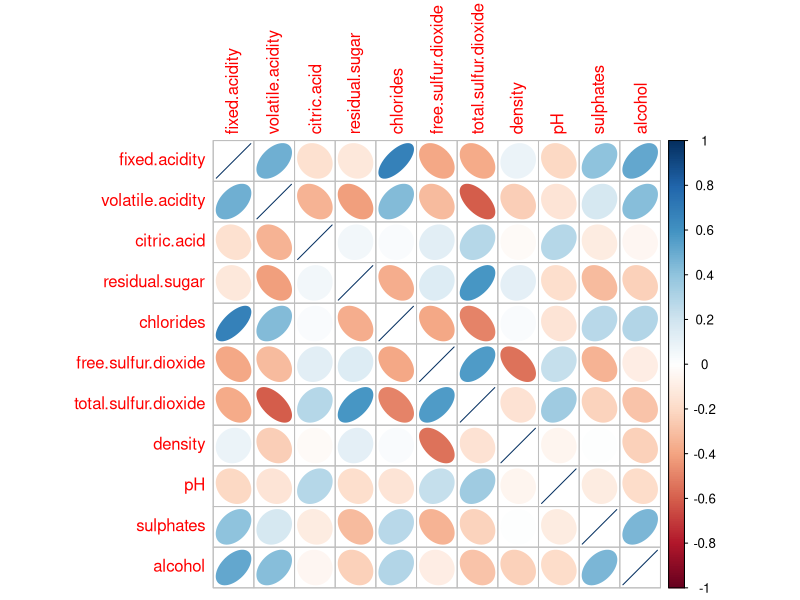
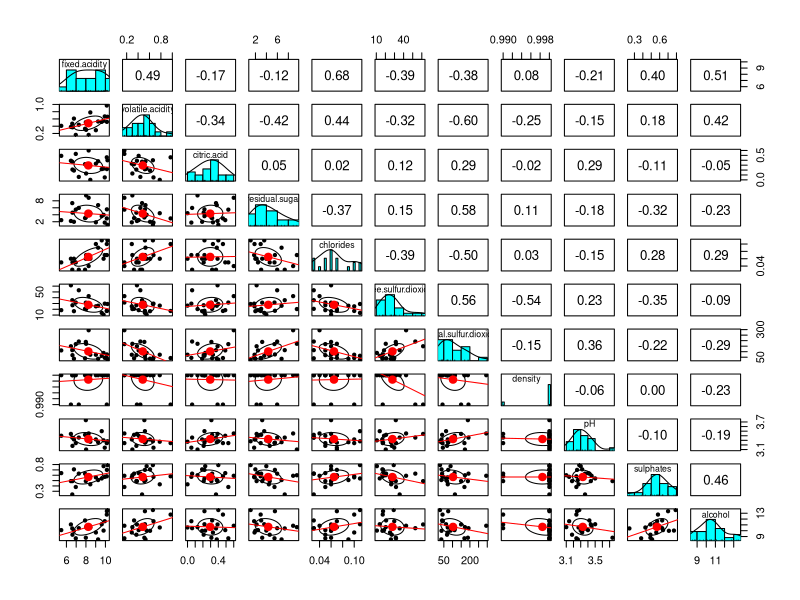
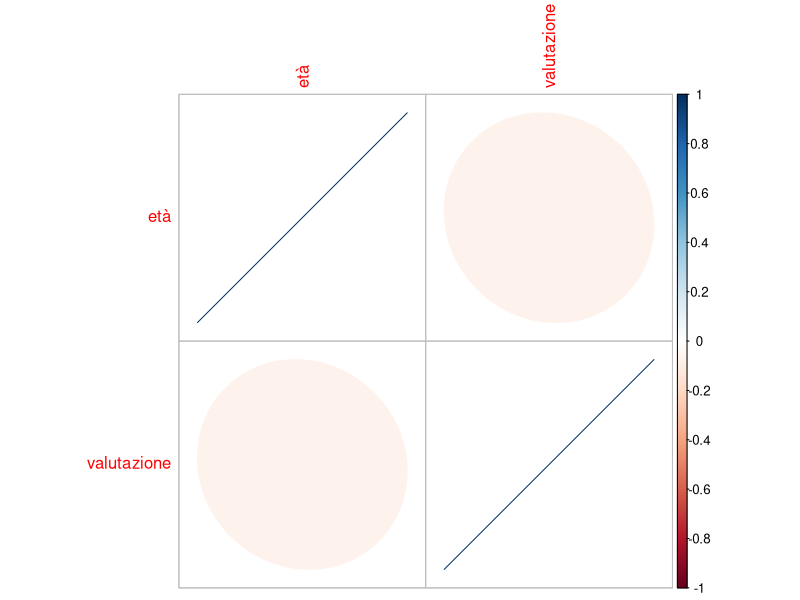
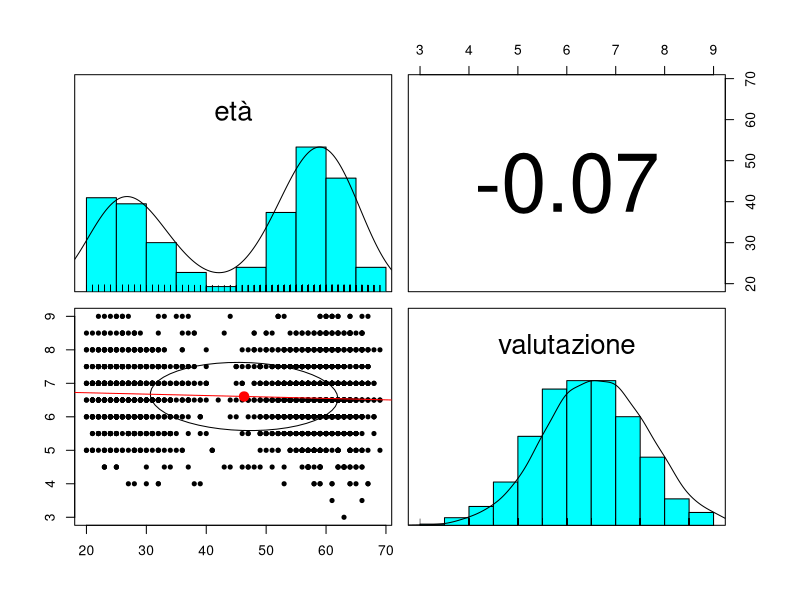
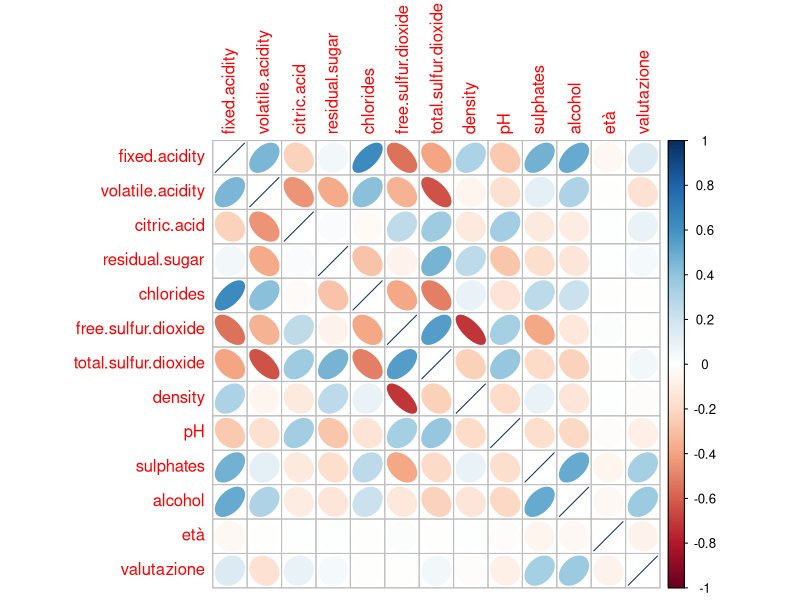
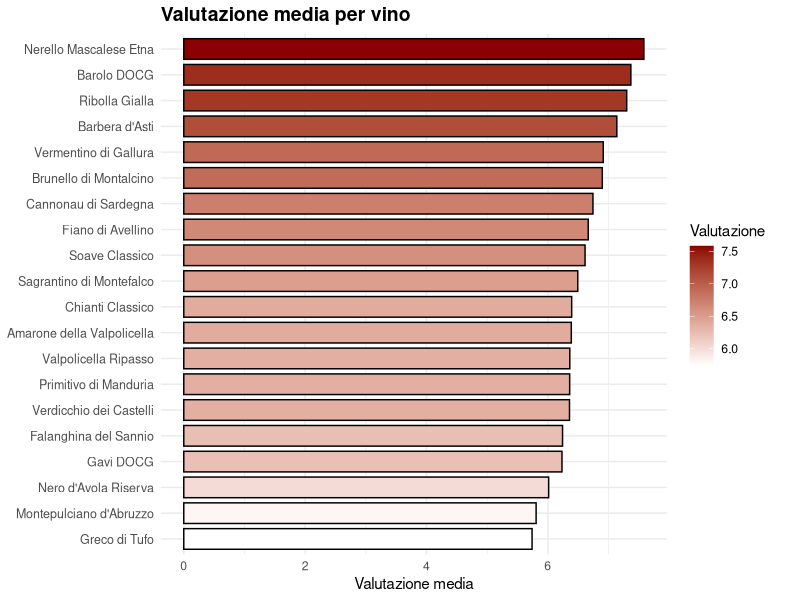
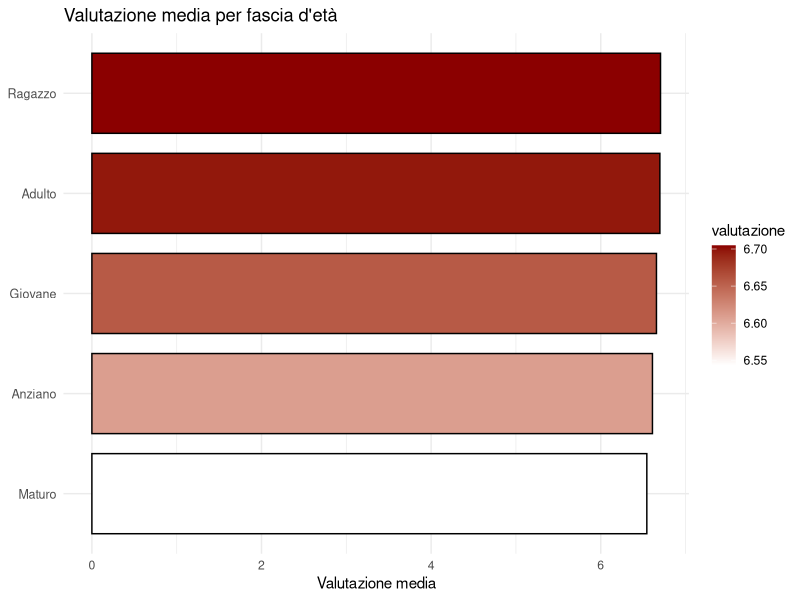

Write R code to recreate these figures, in order. (Note: this script raises an error after producing the figures.)
## ---- chunk 1
knitr::opts_chunk$set(echo = TRUE)
library(psych)
library(corrplot)
library(dplyr)
library(cluster)
library(skimr)
rm(list=ls())
## ---- chunk 2
vini <- read.csv("vini.csv")
vini$type <- as.factor(vini$type)
vini$wine_id <- as.character(vini$wine_id)

head(vini)
skim_without_charts(vini)
## ---- chunk 3
recensioni <- read.csv("recensioni.csv", row.names="review_id")

recensioni$nazionalità <- as.factor(recensioni$nazionalità)
recensioni$sesso <- as.factor(recensioni$sesso)
recensioni$wine_id <- as.character(recensioni$wine_id)


skim_without_charts(recensioni)
head(recensioni)
## ---- chunk 4

vini_quant <- vini[, 
                  c("fixed.acidity", "volatile.acidity", "citric.acid", "residual.sugar", "chlorides", 
                    "free.sulfur.dioxide", "total.sulfur.dioxide", "density", "pH", "sulphates",
                    "alcohol")
                  ]

## ---- chunk 5
summary(vini)
## ---- chunk 6
corrplot(cor(vini_quant), method="ellipse")
## ---- chunk 7
pairs.panels(vini_quant, lm=T)
## ---- chunk 8
recensioni_quant <- recensioni[, c("età", "valutazione")]
summary(recensioni)

corrplot(cor(recensioni_quant), method="ellipse")
pairs.panels(recensioni_quant, lm=T)
## ---- chunk 9
dataset <- full_join(vini, recensioni, by="wine_id")
colnames(dataset)
head(dataset)
## ---- chunk 10
summary(dataset)
dataset_quant <- dataset[ , c("fixed.acidity", "volatile.acidity", "citric.acid", "residual.sugar", "chlorides", "free.sulfur.dioxide", "total.sulfur.dioxide", "density", "pH", "sulphates", "alcohol", "età", "valutazione")]

corrplot(cor(dataset_quant), method="ellipse")
## ---- chunk 11
library(ggplot2)
library(dplyr)

media_vini <- dataset %>%
  group_by(id_vino) %>%
  summarise(valutazione = mean(valutazione, na.rm = TRUE)) %>%
  arrange(valutazione) %>%
  tail(20)

p <- ggplot(media_vini, aes(x = reorder(id_vino, valutazione), y = valutazione, fill = valutazione)) +
  geom_col(color = "black", width = 0.8) +
  coord_flip() +
  scale_fill_gradient(low = "white", high = "#8B0000", guide = guide_colorbar(title = "Valutazione")) +
  labs(title = "Valutazione media per vino",
       x = NULL,
       y = "Valutazione media") +
  theme_minimal() +
  theme(
    axis.text.y = element_text(size = 9),
    plot.title = element_text(size = 14, face = "bold"),
    legend.position = "right",
    plot.margin = margin(5, 20, 5, 5)
  )

print(p)

## ---- chunk 12
summary(dataset$età)

dataset$fascia_età <- cut(recensioni$età, 
     breaks = c(0, 26, 36, 51, 65, Inf), 
     labels = c("Ragazzo", "Giovane", "Adulto", "Maturo", "Anziano"),
     right = FALSE
 )


summary(dataset$fascia_età)
## ---- chunk 13

# --- 3) Riepilogo fasce età e grafico ---
media_eta <- dataset %>%
  group_by(fascia_età) %>%
  summarise(valutazione = mean(valutazione, na.rm = TRUE),
            sd = sd(valutazione, na.rm = TRUE),
            n = sum(!is.na(valutazione))) %>%
  arrange(valutazione)

print(media_eta)

media_eta <- media_eta %>% mutate(se = sd / sqrt(pmax(n,1)))
p_eta <- ggplot(media_eta, aes(x = reorder(fascia_età, valutazione), y = valutazione, fill = valutazione)) +
  geom_col(color = "black", width = 0.8) +
  geom_errorbar(aes(ymin = valutazione - se, ymax = valutazione + se), width = 0.2) +
  coord_flip() +
  scale_fill_gradient(low = "white", high = "#8B0000") +
  labs(title = "Valutazione media per fascia d'età", x = NULL, y = "Valutazione media") +
  theme_minimal() + theme(axis.text.y = element_text(size = 9))
print(p_eta)

# --- 4) Statistiche sulle fasce età ---
dataset$fascia_eta2 <- factor(dataset$fascia_età)
mod_aov <- aov(valutazione ~ fascia_età, data = dataset)
cat("\n--- ANOVA standard ---\n"); print(summary(mod_aov))

cat("\nShapiro-Wilk residui:\n"); print(shapiro.test(residuals(mod_aov)))

if (!requireNamespace("car", quietly = TRUE)) install.packages("car")
library(car)
cat("\nLevene's Test:\n"); print(leveneTest(valutazione ~ fascia_età, data = dataset))

cat("\nTukey HSD:\n"); print(TukeyHSD(mod_aov))

cat("\n--- Welch ANOVA ---\n"); print(oneway.test(valutazione ~ fascia_età, data = dataset, var.equal = FALSE))

cat("\n--- Kruskal-Wallis ---\n"); print(kruskal.test(valutazione ~ fascia_età, data = dataset))

cat("\n--- Games-Howell post-hoc ---\n")
gh <- dataset %>% filter(!is.na(valutazione)) %>% games_howell_test(valutazione ~ fascia_età)
print(gh)

# --- 5) Diagnostic plots (optional, stampa in output grafico) ---
par(mfrow = c(1,2))
plot(mod_aov, which = 1) # Residuals vs Fitted
plot(mod_aov, which = 2) # Q-Q plot
par(mfrow = c(1,1))

## ---- chunk 14
dataset_ragazzi <- dataset[dataset$fascia_età == "Ragazzo",]
dataset_giovani <- dataset[dataset$fascia_età == "Giovane",]
dataset_adulti <- dataset[dataset$fascia_età == "Adulto",]
dataset_maturi <- dataset[dataset$fascia_età == "Maturo",]
dataset_anziani <- dataset[dataset$fascia_età == "Anziano",]
## ---- chunk 15
vif_vals <- vif(lm_valutazione_AIC_st)
print(vif_vals)

# se ci sono GVIF (per fattori), riportiamo anche GVIF^(1/(2*df))
if (is.matrix(vif_vals) && any(colnames(vif_vals) %in% c("GVIF","Df"))) {
  gvif_table <- as.data.frame(vif_vals)
  gvif_table$GVIF_adj <- gvif_table$GVIF^(1/(2*gvif_table$Df))
  print(gvif_table)
}

# Segnala predittori con VIF elevato (soglie 5 e 10)
if (is.numeric(vif_vals)) {
  high5  <- names(vif_vals)[vif_vals > 5]
  high10 <- names(vif_vals)[vif_vals > 10]
} else if (is.matrix(vif_vals)) {
  # per tabella GVIF adattata
  adj <- if ("GVIF_adj" %in% colnames(as.data.frame(vif_vals))) {
    gvif_table$GVIF_adj
  } else {
    gvif_table$GVIF_adj
  }
  names_adj <- rownames(gvif_table)
  high5  <- names_adj[adj > 5]
  high10 <- names_adj[adj > 10]
} else {
  high5 <- high10 <- character(0)
}

cat("\nPredictors with VIF > 5:\n"); print(unique(high5))
cat("\nPredictors with VIF > 10:\n"); print(unique(high10))

# Condition number (collinearity overall)
X <- model.matrix(lm_valutazione_AIC_st)
cond_number <- kappa(X, exact = TRUE)
cat("\nCondition number (kappa):", cond_number, "\n")
if (cond_number > 30) cat("-> condizione: possibile multicollinearità elevata (rule of thumb > 30)\n")

## ---- chunk 16
set.seed(1000)
## ---- chunk 17
skim_without_charts(vini)
## ---- chunk 18
vini_quant <- vini[, unlist(lapply(vini, is.numeric) == TRUE)]
colnames(vini_quant)

corrplot(cor(vini_quant), method="number", type="lower")
## ---- chunk 19
pairs.panels(vini_quant, lm=T)
## ---- chunk 20
vini_quant_std <- scale(vini_quant)

n_vini <- nrow(vini)

km2_vini <- kmeans(vini_quant_std, centers=2, nstart=100)
km3_vini <- kmeans(vini_quant_std, centers=3, nstart=100)
km4_vini <- kmeans(vini_quant_std, centers=4, nstart=100)

R2_2 <- km2_vini$betweenss/km2_vini$totss
R2_3 <- km3_vini$betweenss/km3_vini$totss
R2_4 <- km4_vini$betweenss/km4_vini$totss

pseudoF_2 <- (km2_vini$betweenss/(2-1))/(km2_vini$tot.withinss/(n_vini-2))
pseudoF_3 <- (km3_vini$betweenss/(3-1))/(km3_vini$tot.withinss/(n_vini-3))
pseudoF_4 <- (km4_vini$betweenss/(4-1))/(km4_vini$tot.withinss/(n_vini-4))


data.frame(
  gruppi=c(2,3,4),
  R2=c(R2_2, R2_3, R2_4),
  pseudoF=c(pseudoF_2,pseudoF_3,pseudoF_4)
)

## ---- chunk 21
km2_vini
km3_vini
km4_vini
## ---- chunk 22
summary(recensioni)

recensioni_quant <- recensioni[, unlist(lapply(recensioni, is.numeric))]
head(recensioni_quant)
## ---- chunk 23
recensioni_quant_std <- scale(recensioni_quant)

n_recensioni <- nrow(recensioni)

km2_recensioni <- kmeans(recensioni_quant_std, centers=2, nstart=100)
km3_recensioni <- kmeans(recensioni_quant_std, centers=3, nstart=100)
km4_recensioni <- kmeans(recensioni_quant_std, centers=4, nstart=100)
km5_recensioni <- kmeans(recensioni_quant_std, centers=5, nstart=100)
km6_recensioni <- kmeans(recensioni_quant_std, centers=6, nstart=100)

R2_2 <- km2_recensioni$betweenss/km2_recensioni$totss
R2_3 <- km3_recensioni$betweenss/km3_recensioni$totss
R2_4 <- km4_recensioni$betweenss/km4_recensioni$totss
R2_5 <- km5_recensioni$betweenss/km5_recensioni$totss
R2_6 <- km6_recensioni$betweenss/km6_recensioni$totss


pseudoF_2 <- (km2_recensioni$betweenss/(2-1))/(km2_recensioni$tot.withinss/(n_recensioni-2))
pseudoF_3 <- (km3_recensioni$betweenss/(3-1))/(km3_recensioni$tot.withinss/(n_recensioni-3))
pseudoF_4 <- (km4_recensioni$betweenss/(4-1))/(km4_recensioni$tot.withinss/(n_recensioni-4))
pseudoF_5 <- (km5_recensioni$betweenss/(5-1))/(km5_recensioni$tot.withinss/(n_recensioni-5))
pseudoF_6 <- (km6_recensioni$betweenss/(6-1))/(km6_recensioni$tot.withinss/(n_recensioni-6))


data.frame(
  gruppi=c(2,3,4,5,6),
  R2=c(R2_2, R2_3, R2_4, R2_5, R2_6),
  pseudoF=c(pseudoF_2,pseudoF_3,pseudoF_4, pseudoF_5, pseudoF_6)
)

## ---- chunk 24
km2_recensioni$centers
km3_recensioni$centers
km4_recensioni$centers
km5_recensioni$centers
km6_recensioni$centers

table(km4_recensioni$cluster)
prop.table(table(km4_recensioni$cluster))
## ---- chunk 25
recensioni$km_6 <- km6_recensioni$cluster
recensioni$sw_km_6 <- silhouette(
  km6_recensioni$cluster, 
  dist(recensioni_quant_std, method = "euclidean")
)[, "sil_width"]
  
summary(recensioni$sw_km_6)

recensioni[recensioni$sw_km_6 < 0.1, ]
## ---- chunk 26

plot(
     recensioni_quant_std[, "valutazione"], 
     recensioni_quant_std[, "età"],
     col = recensioni$km_6,
     pch=19
)
